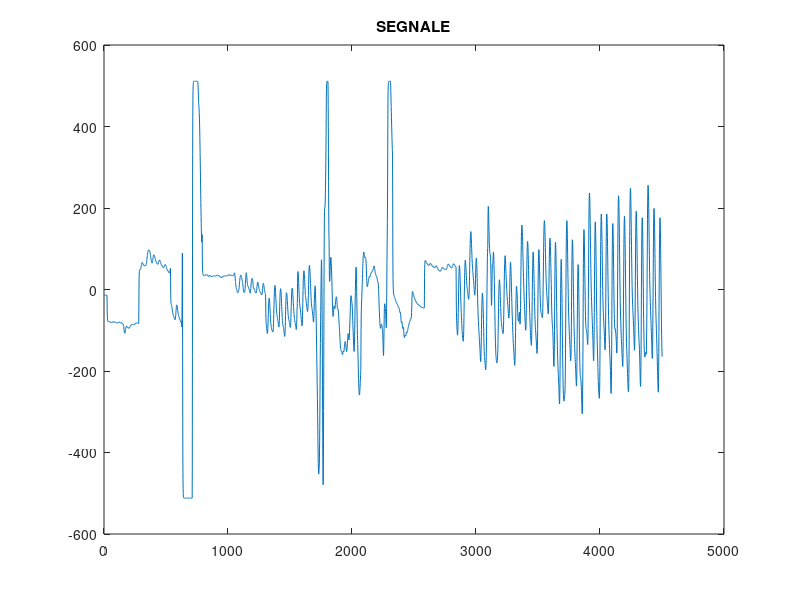

MATLAB code to generate this figure: (Note: this script raises an error after producing the figure.)
clear all
close all
clc

%% Loading 
% PPG = load('PPGm.mat'); % file di martina
PPG = load('n10151m.mat');
PPG=PPG.val;
PPG = PPG(500:5000);
PPG=PPG';

% vettore colonna + vettore zeri. 
% All'inizio tutto zero, poi uno dove artifacts
signal_check=cat(2,PPG,zeros(size(PPG,1),1)); 

figure()
plot(signal_check(:,1))
title('SEGNALE');

signal_check(:,3) = zeros(1, size(signal_check,1));
signal_check(:,4) = zeros(1, size(signal_check,1));

%% stage 1: top and bottom clipping

th_high = 400; %depends on the tye of recording system
th_low = -400;
signal_check(:,2)=zeros (size(signal_check,1),1);
for i=1:size(signal_check,1)
    % 1 per ogni sample sopra treshold e sotto tresh bassa 
    signal_check(i,2)=stage1(signal_check(i,1),signal_check(i,2),th_low,th_high);
end

figure()
plot(signal_check(:,1))
title('STAGE 1')
hold on
plot(find(signal_check(:,2)==1), signal_check(signal_check(:,2)==1,1),'g*')


%% stage2-3: low and hig pass filter

% fs=400;%??????????
fs = 125;

signal_check(:,1) = stage2_3(signal_check(:,1), fs);

figure()
plot(signal_check(:,1))
title('STAGE 2+3 - POST FILTRO');

%% Stage 4 

[moving_average_threshold, signal_check(:,3)] = stage4 (signal_check(:,1), signal_check(:,2), fs);  

figure()
plot(signal_check(:,1));
title('stage 4');
hold on
plot(moving_average_threshold,'k')
hold on
plot(find(signal_check(:,3)==1), signal_check(signal_check(:,3)==1,1),'g*')
hold on
plot(find(signal_check(:,3)==2), signal_check(signal_check(:,3)==2,1),'r*')
hold on
plot(find(signal_check(:,3)==-1), signal_check(signal_check(:,3)==-1,1),'go')
hold on
plot(find(signal_check(:,3)==-2), signal_check(signal_check(:,3)==-2,1),'ro')

    
%% STAGE 5:    
%initialization column of stage 5 annotations
signal_check(:,4) = zeros(size(signal_check(:,1),1),1);

pos_systolic_valleys = find (signal_check(:,3) == -1);
for i = 1:size(pos_systolic_valleys,1)-1
    pulsewave = signal_check(pos_systolic_valleys(i):pos_systolic_valleys(i+1),:);
    signal_check(pos_systolic_valleys(i):pos_systolic_valleys(i+1),4) = stage5(pulsewave, fs);
end

figure()
plot(signal_check(:,1));
title('stage 5');
hold on
plot(find(signal_check(:,4)==10), signal_check(signal_check(:,4)==10,1),'g*')
hold on
plot(find(signal_check(:,4)==11), signal_check(signal_check(:,4)==11,1),'r*')
hold on
plot(find(signal_check(:,4)==12), signal_check(signal_check(:,4)==12,1),'go')
    
 %% STAGE 6
 %initialization column of stage 6 annotations
 signal_check(:,5) = zeros(size(signal_check(:,1),1),1);


pos_pwb = find (signal_check(:,4) == 10);
pos_pwe = find (signal_check(:,4) == 12);
for i = 1:size(pos_pwb,1)-1
    if pos_pwe(i)+1 == pos_pwb(i+1)
        pulsewave_2 = signal_check(pos_pwb(i):pos_pwe(i),:);
        pulsewave_1 = signal_check(pos_pwb(i+1):pos_pwe(i+1), :);
        signal_check(pos_pwb(i+1):pos_pwe(i+1),5) = stage6(pulsewave_1, pulsewave_2);
    end
end


figure()
plot(signal_check(:,1));
title('stage 6');
hold on
plot(find(signal_check(:,5)==1), signal_check(signal_check(:,5)==1,1),'r*')
hold on
    
    
